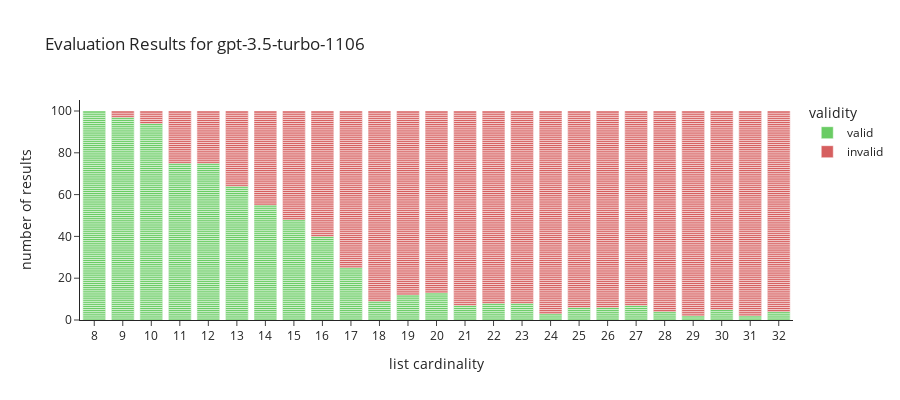

Notebook code for this chart:
### Code cell
visualize_results_atomic(GPTModel.GPT_35_TURBO_1106, gpt35turbo1106_op_sum_results)

### Figure 1 — Plotly figure (JSON) as saved in the notebook; plotly's stock layout.template omitted (floating-point values rounded to 4 significant figures; data arrays with more than 128 entries replaced by an {"elided": "..."} marker saying what was removed)
{"data": [{"alignmentgroup": "True", "hovertemplate": "validity=valid<br>list cardinality=%{x}<br>number of results=%{y}<extra></extra>", "legendgroup": "valid", "marker": {"color": "#6acc64", "pattern": {"shape": ""}}, "name": "valid", "offsetgroup": "valid", "orientation": "v", "showlegend": true, "textposition": "auto", "x": {"elided": "769 int values"}, "xaxis": "x", "y": {"elided": "769 int values"}, "yaxis": "y", "type": "bar"}, {"alignmentgroup": "True", "hovertemplate": "validity=invalid<br>list cardinality=%{x}<br>number of results=%{y}<extra></extra>", "legendgroup": "invalid", "marker": {"color": "#d65f5f", "pattern": {"shape": ""}}, "name": "invalid", "offsetgroup": "invalid", "orientation": "v", "showlegend": true, "textposition": "auto", "x": {"elided": "1731 int values"}, "xaxis": "x", "y": {"elided": "1731 int values"}, "yaxis": "y", "type": "bar"}], "layout": {"xaxis": {"anchor": "y", "domain": [0.0, 1.0], "title": {"text": "list cardinality"}, "dtick": 1}, "yaxis": {"anchor": "x", "domain": [0.0, 1.0], "title": {"text": "number of results"}}, "legend": {"title": {"text": "validity"}, "tracegroupgap": 0}, "title": {"text": "Evaluation Results for gpt-3.5-turbo-1106"}, "barmode": "relative", "height": 400}}
